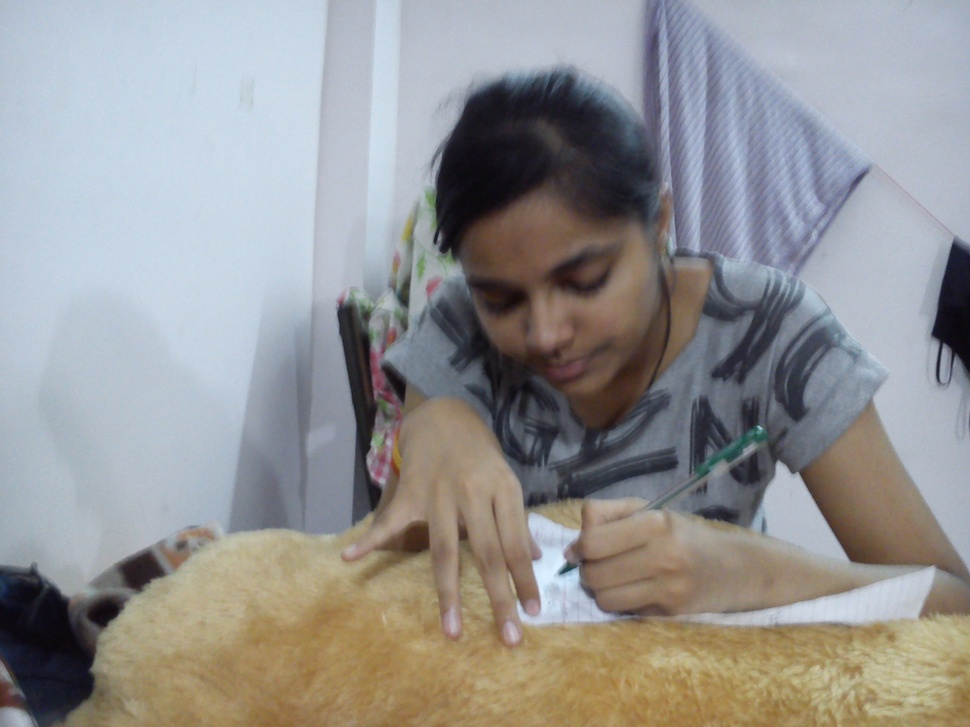
%> input picture imageprocessing/images/god.jpg, 970 x 727 px, shrunk from 2592 x 1944 before the run
$ octave rgb2grayexample.m   (GNU Octave 9; MATLAB toolbox functions it lacks are replaced by stand-ins)
%> lines starting %> are read from the running program, lines starting %| are printed output that depends on the picture; in (x1, y1, x2, y2) boxes, pixels count from 0 and x2, y2 are one past the last pixel; in counts of white or black regions, pixels touching at a corner belong together; the program's own positions count from 1
img = imread('images/god.jpg');
%> img is the input picture: size 727x970x3 uint8; mean R, G, B 148.3, 147.7, 147.5
grayimg = rgb2gray(img);
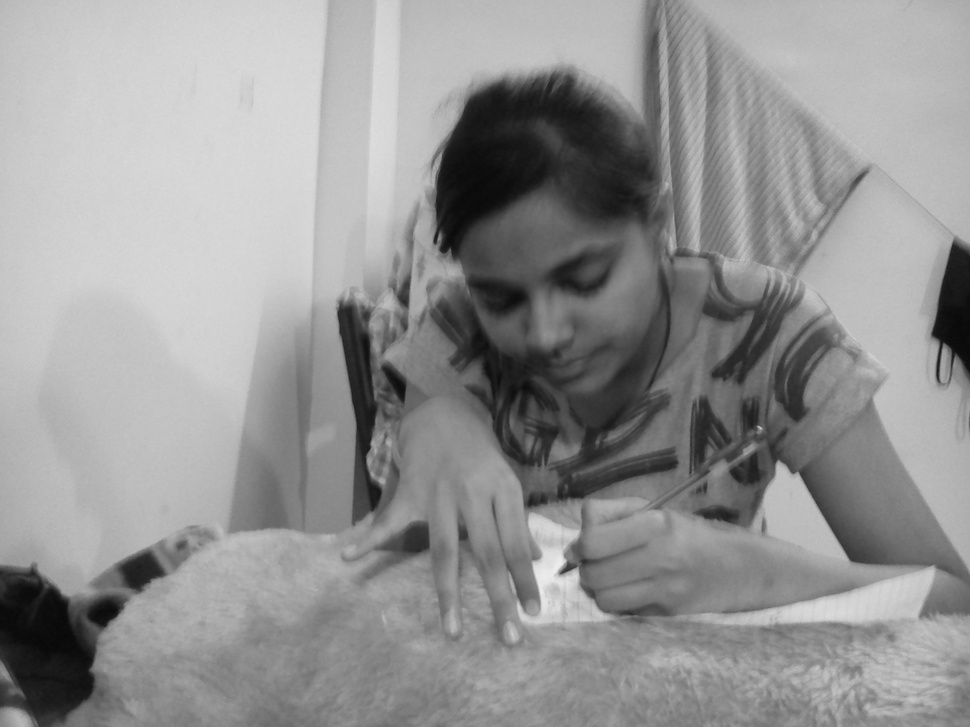
%> grayimg: size 727x970 uint8; min 8, max 236, mean 147.9
bwimage = im2bw(img);
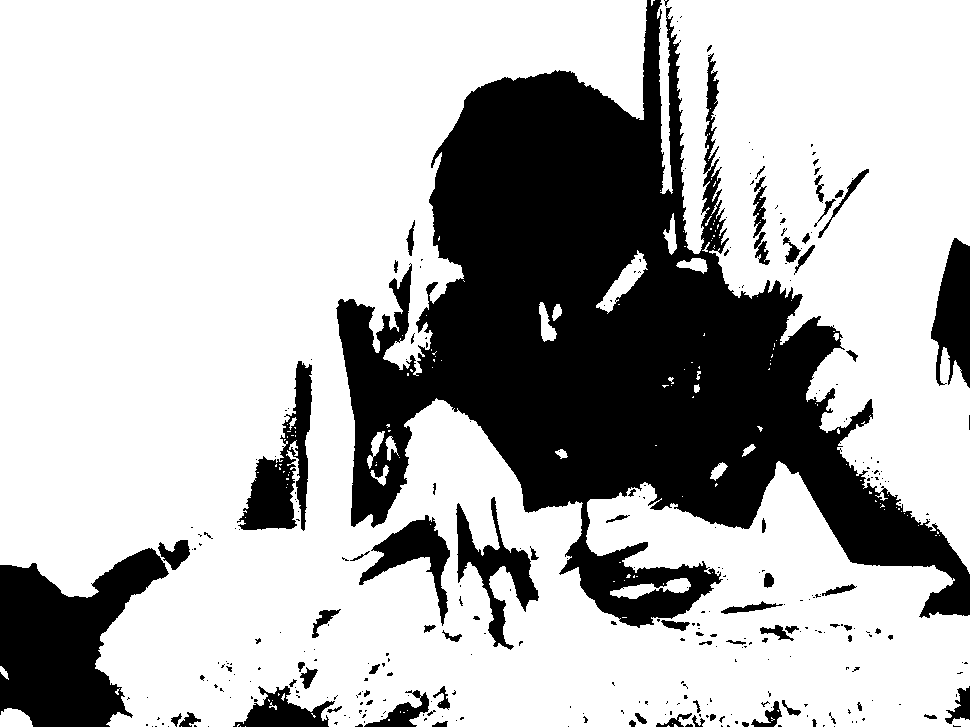
%> bwimage: size 727x970 logical; 71.5% white; 332 black regions (257 under 20 px), largest, box (x1, y1, x2, y2) and area: (336, 0, 970, 628) 156159, (0, 548, 169, 727) 17797, (237, 361, 312, 531) 5188

a = size(img);
%> a = [727 970 3]

padding = zeros(a(1,1),a(1,2));
redimg = cat(3,img(:,:,1),padding,padding);
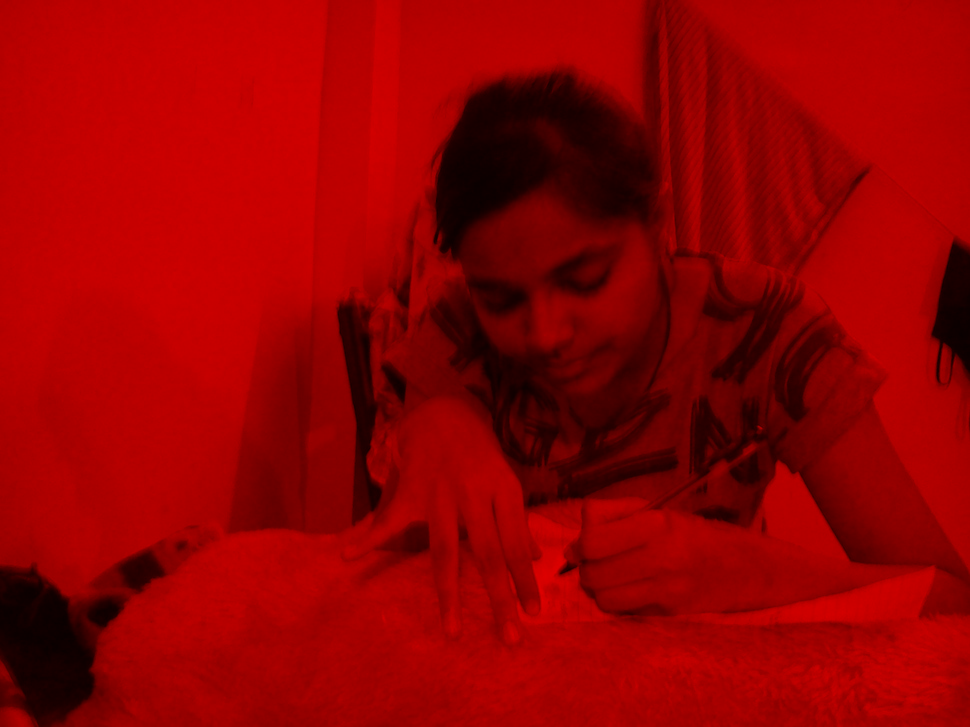
%> redimg: size 727x970x3 uint8; mean R, G, B 148.3, 0, 0
blueimg = cat(3,padding,img(:,:,2),padding);
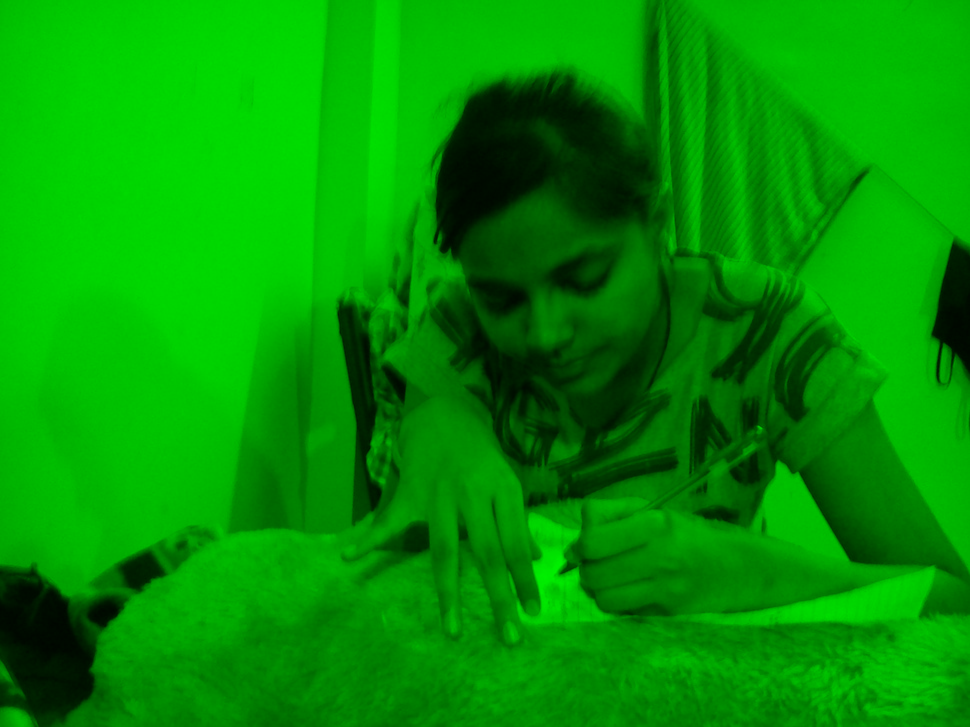
%> blueimg: size 727x970x3 uint8; mean R, G, B 0, 147.7, 0
greenimg = cat(3,padding,padding,img(:,:,3));
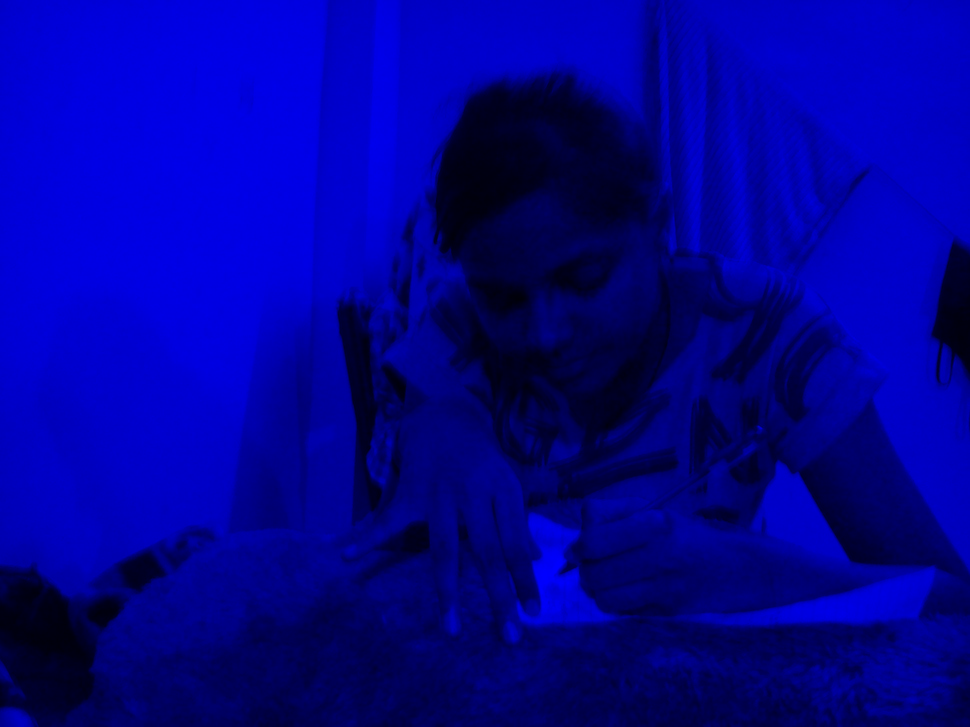
%> greenimg: size 727x970x3 uint8; mean R, G, B 0, 0, 147.5

[yRed,x] = imhist(img(:,:,1));
%> yRed = 256 values, max 14393 at index 184, min 0 at index 1, mean 2754.6; x = 256 values from 0 to 255
[yGreen,x] = imhist(img(:,:,2));
%> yGreen = 256 values, max 11524 at index 190, min 0 at index 1, mean 2754.6
[yBlue,x] = imhist(img(:,:,3));
%> yBlue = 256 values, max 11383 at index 230, min 0 at index 1, mean 2754.6

hold on;
plot(x,yRed,'red');
plot(x,yGreen,'green');
plot(x,yBlue,'blue');
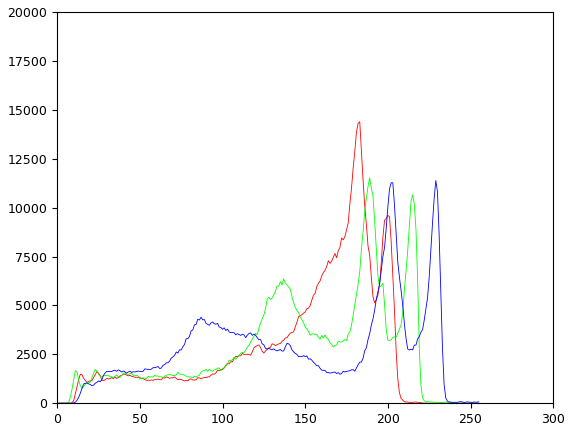
%> figure redrawn from the program's plot data; curve peaks at x = 183, y = 14393; curve peaks at x = 189, y = 11524; curve peaks at x = 229, y = 11383
% [10 lines of commented-out code are left out]
